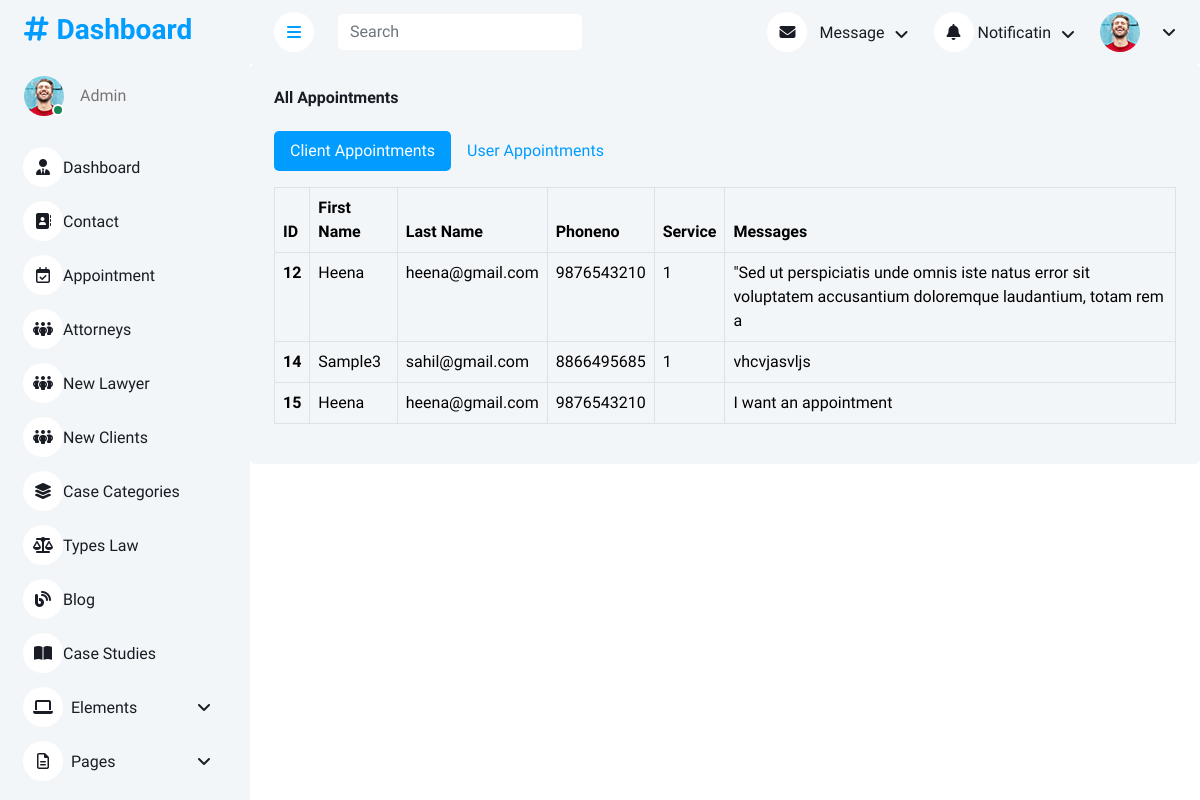
Screenshot of /adminapp/appointment with the database file from the repository.
### userapp/models.py (models this page shows, shortened)
class Appointment(models.Model):
    name = models.CharField(max_length=100)
    email = models.EmailField()
    phoneno = models.CharField(max_length=15)
    service = models.CharField(max_length=100)  # Added service field
    gender = models.CharField(max_length=10)  # Added gender field
    message = models.TextField()
    up_doc1 = models.FileField(upload_to='appointments/', blank=True, null=True)
    userid = models.ForeignKey(clients, on_delete=models.CASCADE)
    lid = models.ForeignKey(lawyer, on_delete=models.CASCADE, blank=True, null=True)  # Made optional

### adminapp/views.py (the view)
# urls.py: path('/appointment', views.Show_Appointment),
def Show_Appointment(request):
    data = Appointment.objects.all
    user_appointments = User_Appointment.objects.all
    return render(request,'adminapp/appointment.html',{"data":data,"User_Appointment":user_appointments})

### adminapp/models.py (called while the page is built)
    def __str__(self):
        return self.name

### templates/adminapp/Appointment.html (shortened to what this page needs)
<!DOCTYPE html>
{% load static %}
<html lang="en">
<head>
    <link href="https://cdnjs.cloudflare.com/ajax/libs/font-awesome/6.7.2/css/all.min.css" rel="stylesheet">
    <link href="https://cdn.jsdelivr.net/npm/bootstrap-icons@1.4.1/font/bootstrap-icons.css" rel="stylesheet">
    <link href="https://cdn.jsdelivr.net/npm/bootstrap@5.3.3/dist/css/bootstrap.min.css" rel="stylesheet">
    <link href="{% static 'adminapp/lib/owlcarousel/assets/owl.carousel.min.css'%}" rel="stylesheet">
    <link href="{% static 'adminapp/lib/tempusdominus/css/tempusdominus-bootstrap-4.min.css'%}" rel="stylesheet">
    <link href="{% static 'adminapp/css/bootstrap.min.css' %}" rel="stylesheet">
    <link href="{% static 'adminapp/css/style.css' %}" rel="stylesheet">
</head>
<body>
    <div class="container-xxl position-relative bg-white d-flex p-0">
        {% include 'adminapp/sidebar.html' %}
        <div class="content">
            {% include 'adminapp/navbar.html' %}
            <div class="col-12">
                <div class="bg-light rounded h-100 p-4">
                    <h6 class="mb-4">All Appointments</h6>
                    <ul class="nav nav-pills mb-3" id="pills-tab" role="tablist">
                        <li class="nav-item" role="presentation">
                            <button class="nav-link active" id="pills-home-tab" data-bs-toggle="pill"
                                data-bs-target="#pills-home" type="button" role="tab" aria-controls="pills-home"
                                aria-selected="true"> Client Appointments</button>
                        </li>
                        <li class="nav-item" role="presentation">
                            <button class="nav-link" id="pills-profile-tab" data-bs-toggle="pill"
                                data-bs-target="#pills-profile" type="button" role="tab"
                                aria-controls="pills-profile" aria-selected="false">User Appointments</button>
                        </li>
                    </ul>
                    <div class="tab-content" id="pills-tabContent">
                        <div class="tab-pane fade show active" id="pills-home" role="tabpanel" aria-labelledby="pills-home-tab">
                            <table class="table table-bordered">
                                <thead>
                                    <tr>
                                        <th scope="col">ID</th>
                                        <th scope="col">First Name</th>
                                        <th scope="col">Last Name</th>
                                        <th scope="col">Phoneno</th>
                                        <th scope="col">Service</th>
                                        <th scope="col">Messages</th>
                                    </tr>
                                </thead>
                                <tbody>
                                    {% for i in data %}
                            <tr>
                                <th scope="row">{{ i.id }}</th>
                                <td>{{ i.name }}</td>
                                <td>{{ i.email }}</td>
                                <td>{{ i.phoneno }}</td>
                                <td>{{ i.service }}</td>
                                <td>{{ i.message }}</td>
                            </tr>
                            {% endfor %}
                                </tbody>
                            </table>
                        </div>
                    </div>
                </div>
            </div>
        </div>
    </div>
</body>
</html>

### static/adminapp/css/style.css (style rules this page uses)
:root { --primary: #009CFF; --light: #F3F6F9; --dark: #191C24; }
.content { margin-left: 250px; min-height: 100vh; background: #FFFFFF; transition: 0.5s; }
@media (min-width: 992px) { .content { width: calc(100% - 250px); } }

### rows the page displays
Appointment: id "12", name "Heena", email "heena@gmail.com", phoneno "9876543210", service "1", message "\"Sed ut perspiciatis unde omnis iste natus error sit voluptatem accusantium doloremque laudantium, totam rem a"
Appointment: id "14", name "Sample3", email "sahil@gmail.com", phoneno "8866495685", service "1", message "vhcvjasvljs"
Appointment: id "15", name "Heena", email "heena@gmail.com", phoneno "9876543210", message "I want an appointment"
